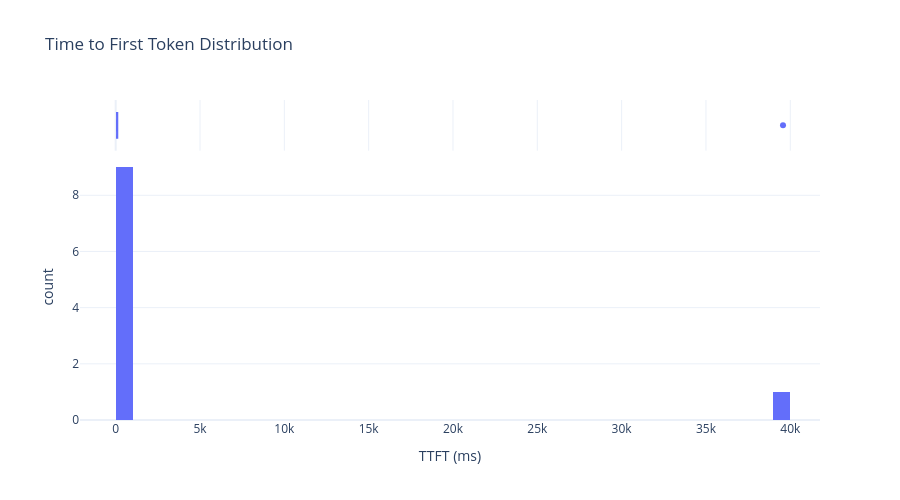

The notebook cell this image was saved under:
### Markdown cell above
## Time to First Token (TTFT) Analysis

### Code cell
# TTFT distribution
fig = px.histogram(
    df_success,
    x='ttft_ms',
    nbins=50,
    title='Time to First Token Distribution',
    labels={'ttft_ms': 'TTFT (ms)', 'count': 'Frequency'},
    marginal='box'
)
fig.update_layout(showlegend=False, height=500)
fig.show()

# Statistics
print("\nTTFT Statistics:")
print(f"  Mean: {df_success['ttft_ms'].mean():.2f} ms")
print(f"  Median (P50): {df_success['ttft_ms'].median():.2f} ms")
print(f"  P95: {df_success['ttft_ms'].quantile(0.95):.2f} ms")
print(f"  P99: {df_success['ttft_ms'].quantile(0.99):.2f} ms")
print(f"  Max: {df_success['ttft_ms'].max():.2f} ms")

### Figure 1 — Plotly figure (JSON) as saved in the notebook; plotly's stock layout.template omitted (floating-point values rounded to 4 significant figures)
{"data": [{"bingroup": "x", "hovertemplate": "TTFT (ms)=%{x}<br>count=%{y}<extra></extra>", "legendgroup": "", "marker": {"color": "#636efa", "pattern": {"shape": ""}}, "name": "", "nbinsx": 50, "orientation": "v", "showlegend": false, "type": "histogram", "x": [39570.0, 80.13, 80.72, 94.02, 82.49, 94.46, 84.0, 95.18, 83.5, 84.58], "xaxis": "x", "yaxis": "y"}, {"hovertemplate": "TTFT (ms)=%{x}<extra></extra>", "legendgroup": "", "marker": {"color": "#636efa"}, "name": "", "notched": true, "showlegend": false, "type": "box", "x": [39570.0, 80.13, 80.72, 94.02, 82.49, 94.46, 84.0, 95.18, 83.5, 84.58], "xaxis": "x2", "yaxis": "y2"}], "layout": {"barmode": "relative", "height": 500, "legend": {"tracegroupgap": 0}, "showlegend": false, "title": {"text": "Time to First Token Distribution"}, "xaxis": {"anchor": "y", "domain": [0, 1], "title": {"text": "TTFT (ms)"}}, "xaxis2": {"anchor": "y2", "domain": [0, 1], "matches": "x", "showgrid": true, "showticklabels": false}, "yaxis": {"anchor": "x", "domain": [0, 0.8316], "title": {"text": "count"}}, "yaxis2": {"anchor": "x2", "domain": [0.8416, 1], "matches": "y2", "showgrid": false, "showline": false, "showticklabels": false, "ticks": ""}}}
